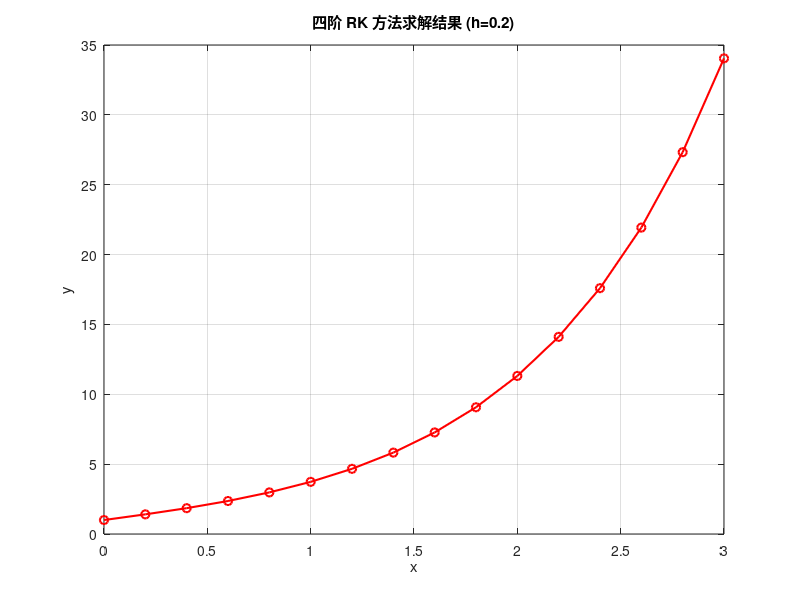

The MATLAB source for this figure:
%% 四阶 RK 方法求解三阶 ODE
clear; clc;

h = 0.2;
x = 0:h:3;
N = length(x);
Y = zeros(3, N);
Y(:,1) = [1; 2; 0]; % 初值 [y; y'; y'']

% 定义方程组 F(x, Y)
F = @(x, Y) [Y(2); ...
             Y(3); ...
             exp(x) - 2*Y(3) + Y(2) + 2*Y(1)];

% 迭代计算
for n = 1:N-1
    xn = x(n);
    Yn = Y(:,n);
    
    k1 = F(xn, Yn);
    k2 = F(xn + h/2, Yn + h/2*k1);
    k3 = F(xn + h/2, Yn + h/2*k2);
    k4 = F(xn + h, Yn + h*k3);
    
    Y(:,n+1) = Yn + (h/6)*(k1 + 2*k2 + 2*k3 + k4);
end

% 结果提取
y_val = Y(1,:);

% 绘图
plot(x, y_val, 'r-o', 'LineWidth', 1.5);
grid on; xlabel('x'); ylabel('y');
title('四阶 RK 方法求解结果 (h=0.2)');
